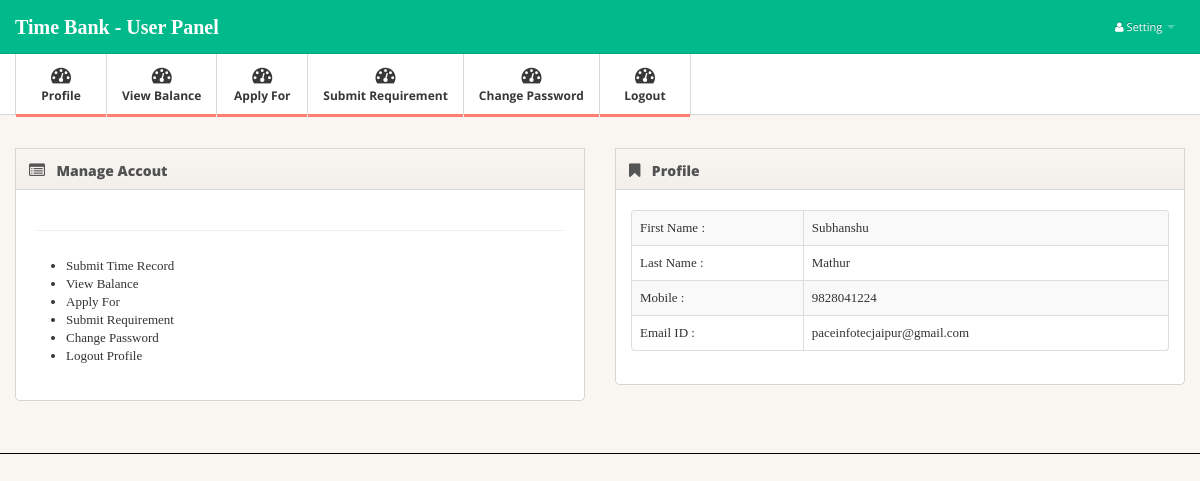
The page /tbwelcome.php (signed in) on the database its author committed.
### tables this page shows
CREATE TABLE IF NOT EXISTS `tbank` (
  `fname` varchar(500) NOT NULL,
  `lname` varchar(500) NOT NULL,
  `mobile` varchar(500) NOT NULL,
  `emailid` varchar(500) NOT NULL,
  `passwd` varchar(500) NOT NULL,
  `rdate` varchar(500) NOT NULL
);

### tbwelcome.php (the view, shortened to what this page needs)
<?php include "include/head.php" ?>
</head>
<body>
<?php include "include/menu.php" ?>
<div class="main">
  <div class="main-inner">
    <div class="container">
      <div class="row">
        <div class="span6">
          <div class="widget widget-nopad">
            <div class="widget-header"> <i class="icon-list-alt"></i>
              <h3> Manage Accout</h3>
            </div>
            <div class="widget-content">
              <div class="widget big-stats-container">
                <div class="widget-content">
                  <h6 class="bigstats"></h6>
                  <div id="big_stats" class="cf">
                    <ul><font face="Times New Roman, Times, serif">
						<ul>
							<li> Submit Time Record</li>
							<li> View Balance</li>
							<li> Apply For</li>
							<li> Submit Requirement</li>
							<li> Change Password</li>
							<li> Logout Profile</li>
						</ul>
                    </font></ul>
                  </div>
                </div>
              </div>
            </div>
          </div>
        </div>
        <div class="span6">
          <div class="widget">
            <div class="widget-header"> <i class="icon-bookmark"></i>
              <h3> Profile</h3>
            </div>
            <div class="widget-content">
              <?php
				$uid=$_SESSION['cemail'];
				$sql="select * from tbank where emailid='$uid'";
				$result=mysql_query($sql);
				if($row=mysql_fetch_array($result))
			  ?>
			  		<font style="font-family:Georgia, 'Times New Roman', Times, serif">
					<table class="table table-striped table-bordered">
						<tr>
							 <td>First Name :</td>
							 <td> <?php echo $row[0]?></td>
						</tr>
						<tr>
							 <td>Last Name :</td>
							 <td><?php echo $row[1]?></td>
						</tr>
						<tr>
							 <td>Mobile :</td>
							 <td><?php echo $row[2]?></td>
						</tr>
						<tr>
							 <td>Email ID :</td>
							 <td><?php echo $row[3]?></td>
						</tr>
					</table>
					</font>
            </div>
          </div>
        </div>
      </div>
    </div>
  </div>
</div>
</body>
</html>

### css/style.css (style rules this page uses)
body { background: #f9f6f1; font: 13px/1.7em 'Open Sans'; }
.table td { vertical-align: middle; }
.main { padding-bottom: 2em; border-bottom: 1px solid #000; }
.widget { position: relative; clear: both; width: auto; margin-bottom: 2em; overflow: hidden; }
.widget-header { position: relative; height: 40px; line-height: 40px; background: #f9f6f1; background:-moz-linear-gradient(top, #f9f6f1 0%, #f2efea 100%); background:-webkit-gradient(linear, left top, left bottom, color-stop(0%,#f9f6f1), color-stop(100%,#f2efea)); background:-webkit-linear-gradient(top, #f9f6f1 0%,#f2efea 100%); background:-o-linear-gradient(top, #f9f6f1 0%,#f2efea 100%); background:-ms-linear-gradient(top, #f9f6f1 0%,#f2efea 100%); background:linear-gradient(top, #f9f6f1 0%,#f2efea 100%); filter: progid:DXImageTransform.Microsoft.gradient(startColorstr='#f9f6f1', endColorstr='#f2efea'); -ms-filter: "progid:DXImageTransform.Microsoft.gradient(startColorstr='#f9f6f1', endColorstr='#f2efea')"; border: 1px solid #d6d6d6; -webkit-background-clip: padding-box; }
.widget-header h3 { position: relative; top: 2px; left: 10px; display: inline-block; margin-right: 3em; font-size: 14px; font-weight: 800; color: #525252; line-height: 18px; text-shadow: 1px 1px 2px rgba(255,255,255,.5); }
.widget-header [class^="icon-"], .widget-header [class*=" icon-"] { display: inline-block; margin-left: 13px; margin-right: -2px; font-size: 16px; color: #555; vertical-align: middle; }
.widget-content { padding: 20px 15px 15px; background: #FFF; border: 1px solid #D5D5D5; -moz-border-radius: 5px; -webkit-border-radius: 5px; border-radius: 5px; }
.widget-header+.widget-content { border-top: none; -webkit-border-top-left-radius: 0; -webkit-border-top-right-radius: 0; -moz-border-radius-topleft: 0; -moz-border-radius-topright: 0; border-top-left-radius: 0; border-top-right-radius: 0; }
.widget-nopad .widget-content { padding: 0; }
.widget-content:before, .widget-content:after { content:""; display:table; }
.widget-content:after { clear:both; }
.widget-content { zoom:1; }

### css/pages/dashboard.css (style rules this page uses)
#big_stats { width: 100%; display: table; margin-top: 1.5em; }
.big-stats-container .widget-content { border:0; }
h6.bigstats { margin: 20px; border-bottom: 1px solid #eee; padding-bottom: 20px; margin-bottom: 26px; }

### rows shown on the page
tbank: fname "Subhanshu", lname "Mathur", mobile "9828041224", emailid "paceinfotecjaipur@gmail.com"
